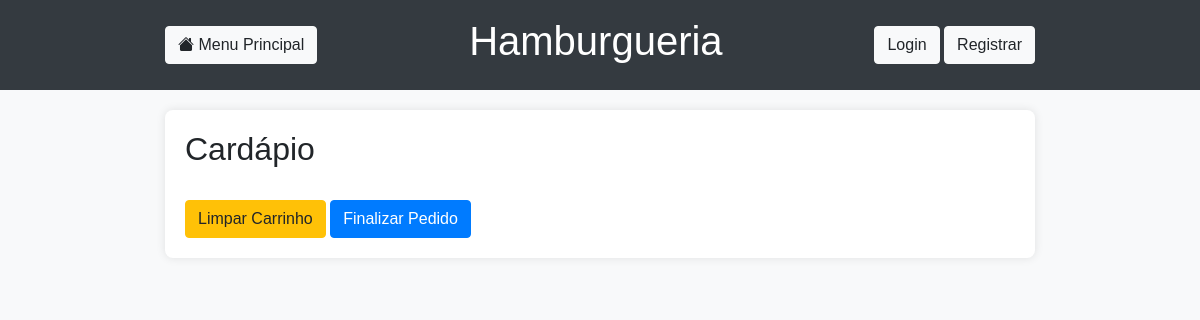
Page /list_pedidos/ on the earlier database version.
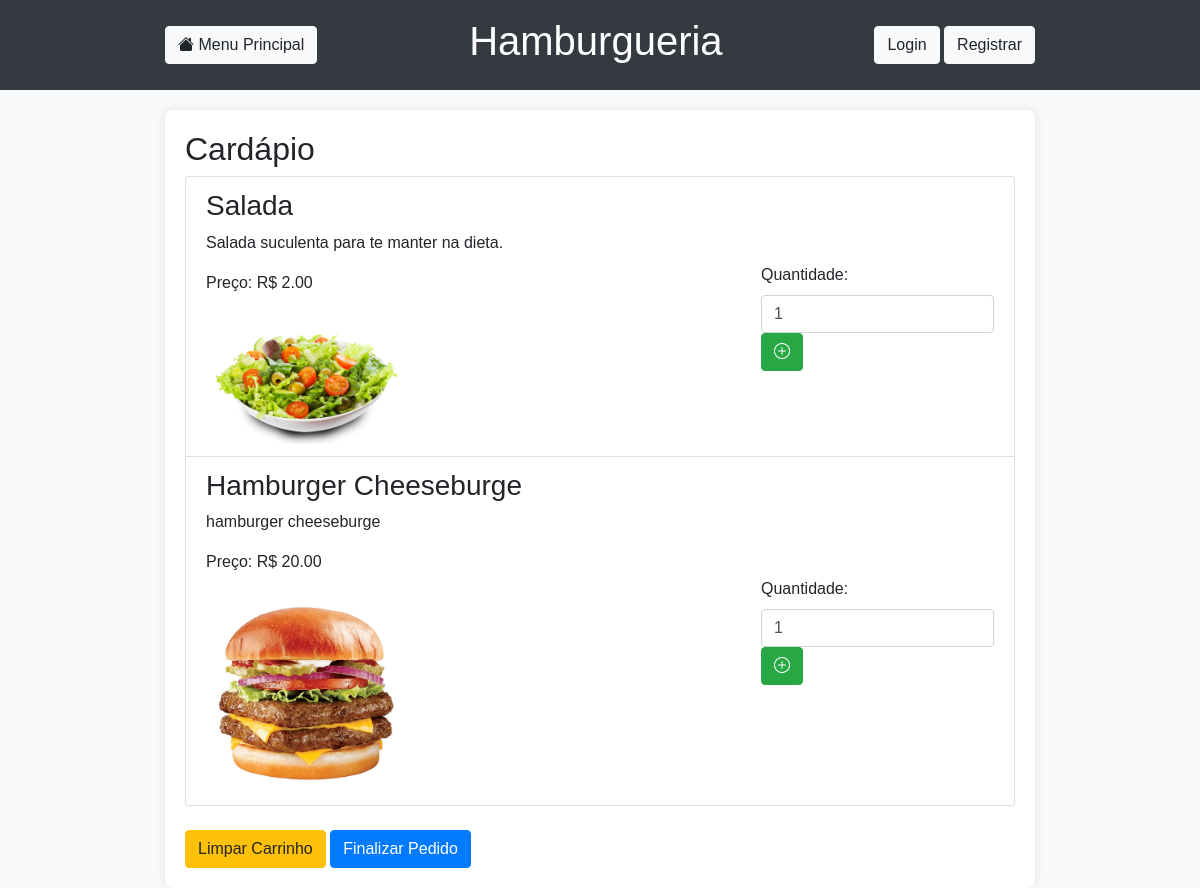
Same page on the later database version.
### core/models.py (models this page shows, shortened)
class Product(models.Model):
    id = models.AutoField(primary_key=True)
    name = models.CharField(max_length=100)
    description = models.TextField()
    price = models.DecimalField(max_digits=10, decimal_places=2)
    image = models.ImageField(upload_to='products/')

### core/views.py (the view)
# urls.py: path('list_pedidos/', views.list_pedidos, name='list_pedidos'),
def list_pedidos(request):
    products = Product.objects.all()
    cart = request.session.get('cart', {})
    coupon = request.session.get('coupon', '')
    discount = 0
    total_price = 0
    for product_id, quantity in cart.items():
        product = get_object_or_404(Product, id=product_id)
        total_price += product.price * quantity
    if coupon == "DESC10":
        discount = total_price * 0.1
    if total_price >= 80:
        shipping_cost = 0
    else:
        shipping_cost = 15
    final_price = total_price - discount + shipping_cost
    return render(request, 'core/list_pedidos.html', {
        'products': products,
        'total_price': total_price,
        'discount': discount,
        'shipping_cost': shipping_cost,
        'final_price': final_price,
    })

### core/templates/core/list_pedidos.html (shortened to what this page needs)
{% extends 'core/base.html' %}
{% load cart_tags %}
{% block content %}
<h2>Cardápio</h2>
<ul class="list-group">
    {% for product in products %}
    <li class="list-group-item d-flex justify-content-between align-items-center">
        <div>
            <h3>{{ product.name }}</h3>
            <p>{{ product.description }}</p>
            <p>Preço: R$ {{ product.price }}</p>
            <img src="{{ product.image.url }}" alt="{{ product.name }}" width="200">
        </div>
        <div>
            <form action="{% url 'add_to_cart' %}" method="post" style="display:inline;">
                <label for="quantity_{{ product.id }}">Quantidade:</label>
                <input type="number" id="quantity_{{ product.id }}" name="quantity" min="1" value="1" class="form-control">
                <button type="submit" class="btn btn-success">
                    <i class="bi bi-plus-circle"></i>
                </button>
            </form>
        </div>
    </li>
    {% endfor %}
</ul>
<div class="mt-4">
    <form action="{% url 'clear_cart' %}" method="post" style="display:inline;">
        <button type="submit" class="btn btn-warning">Limpar Carrinho</button>
    </form>
    <button type="button" class="btn btn-primary" data-toggle="modal" data-target="#cartModal">
        Finalizar Pedido
    </button>
</div>
{% endblock %}

### core/templates/core/base.html (shortened to what this page needs)
<!DOCTYPE html>
<html lang="en">
<head>
    {% load static %}
    <link rel="stylesheet" href="https://stackpath.bootstrapcdn.com/bootstrap/4.5.2/css/bootstrap.min.css">
    <link rel="stylesheet" href="{% static 'core/style.css' %}">
    <link rel="stylesheet" href="https://cdnjs.cloudflare.com/ajax/libs/bootstrap-icons/1.5.0/font/bootstrap-icons.min.css">
</head>
<body>
    <header>
        <div class="container d-flex justify-content-between align-items-center">
            <a href="{% url 'home' %}" class="btn btn-light">
                <i class="bi bi-house-fill"></i> Menu Principal
            </a>
            <h1>Hamburgueria</h1>
            <div>
                {% if user.is_authenticated %}
                    <form action="{% url 'logout' %}" method="post" style="display:inline;">
                        {% csrf_token %}
                        <button type="submit" class="btn btn-light">Logout</button>
                    </form>
                {% else %}
                    <a href="{% url 'login' %}" class="btn btn-light">Login</a>
                    <a href="{% url 'register' %}" class="btn btn-light">Registrar</a>
                {% endif %}
            </div>
        </div>
    </header>
    <div class="container">
        <main>
            {% block content %}
            {% endblock %}
        </main>
    </div>
</body>
</html>

### core/static/core/style.css (style rules this page uses)
body { font-family: Arial, sans-serif; margin: 0; padding: 0; box-sizing: border-box; }
header { background-color: #333; color: #fff; padding: 1em; text-align: center; }
main { padding: 1em; }
a { display: inline-block; margin: 1em 0; padding: 0.5em 1em; background-color: #007bff; color: #fff; text-decoration: none; border-radius: 5px; }

### core/templates/core/base.html (style rules this page uses)
body { background-color: #f8f9fa; }
header { background-color: #343a40; color: white; padding: 10px 0; margin-bottom: 20px; }
.container { max-width: 900px; margin: auto; }
main { background-color: white; padding: 20px; border-radius: 8px; box-shadow: 0 0 10px rgba(0, 0, 0, 0.1); }

Differences in the rows shown:
added Product: name "Salada", description "Salada suculenta para te manter na dieta.", price "2.00", image (picture)
added Product: name "Hamburger Cheeseburge", description "hamburger cheeseburge", price "20.00", image (picture)
